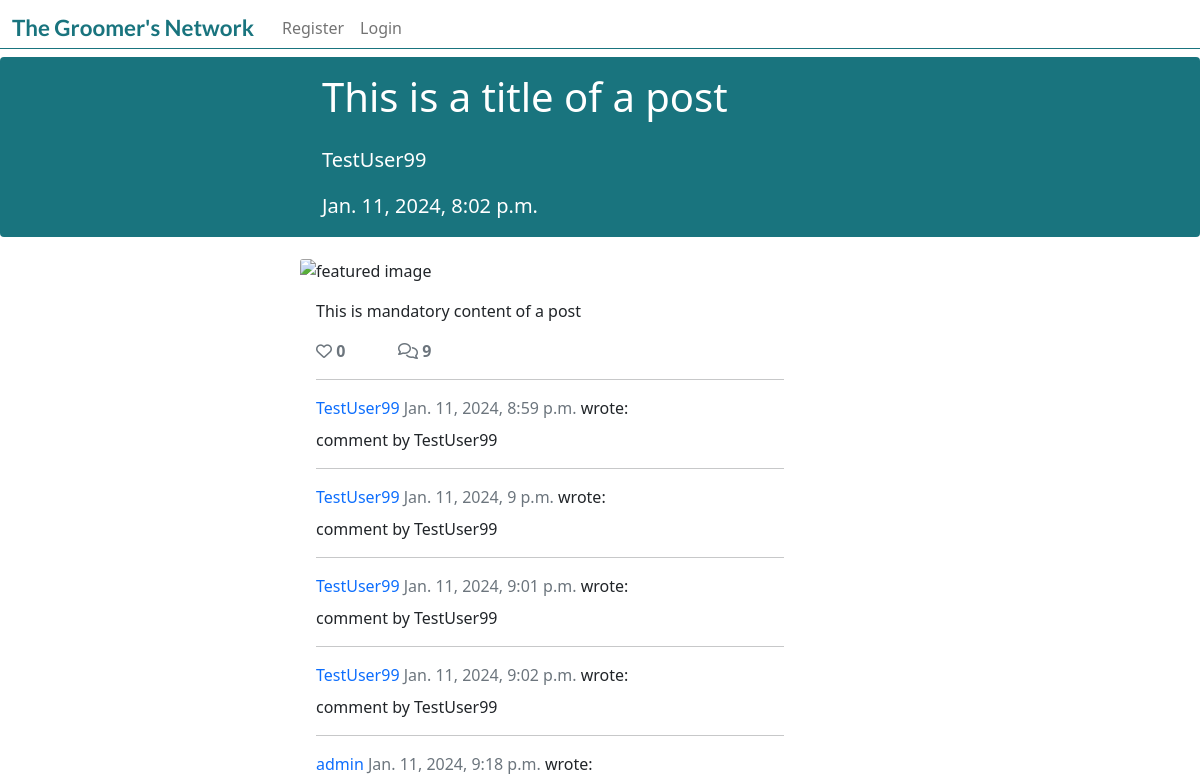
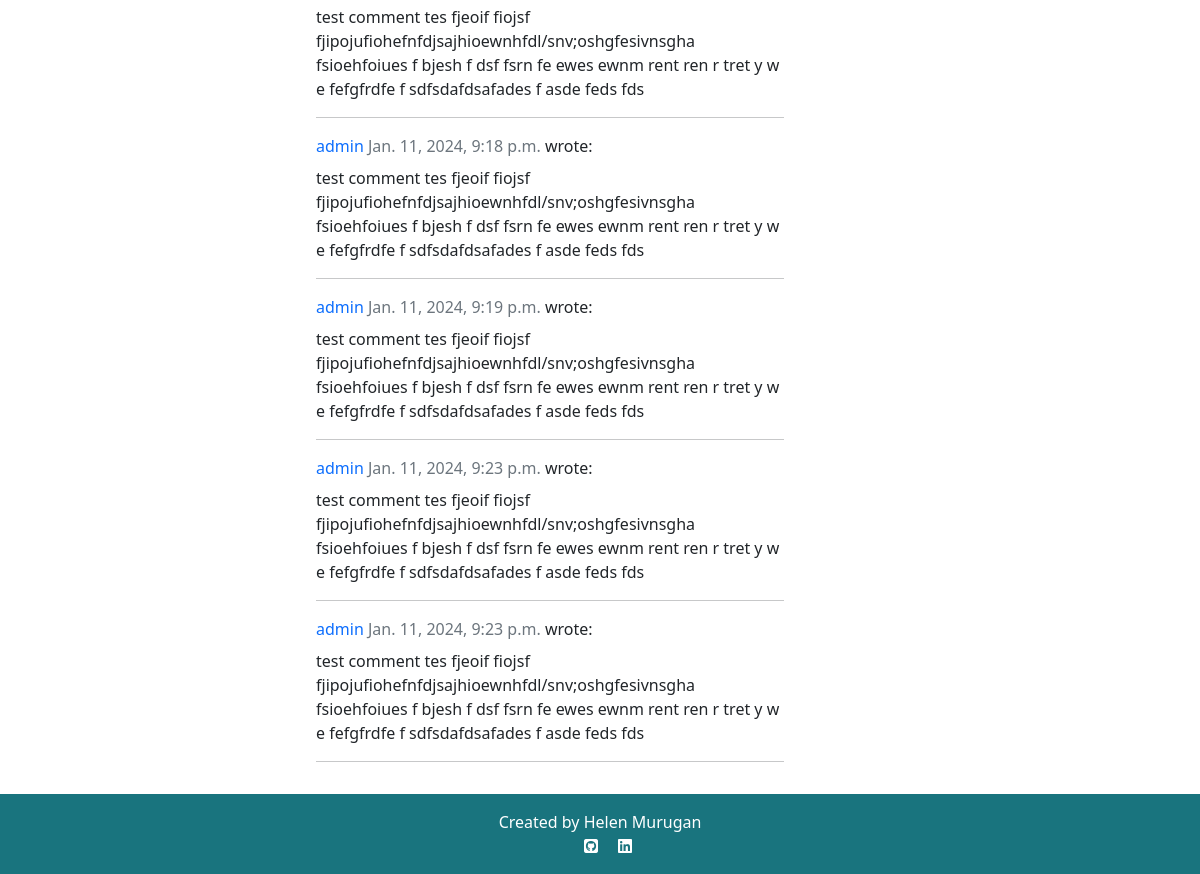
/posts/this-is-a-title-of-a-post-20240111200256/, run on an earlier commit of the app's database (2 pictures, top to bottom).
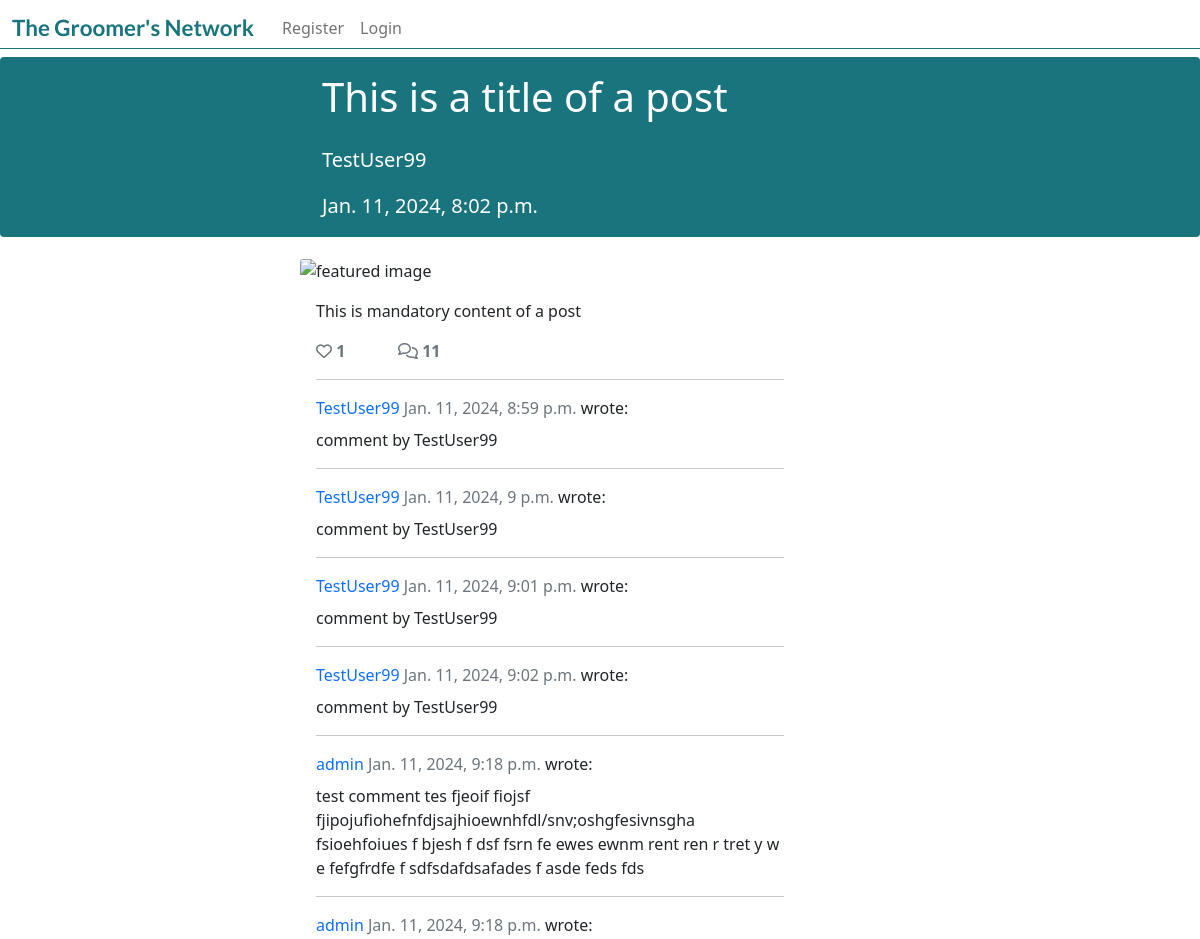
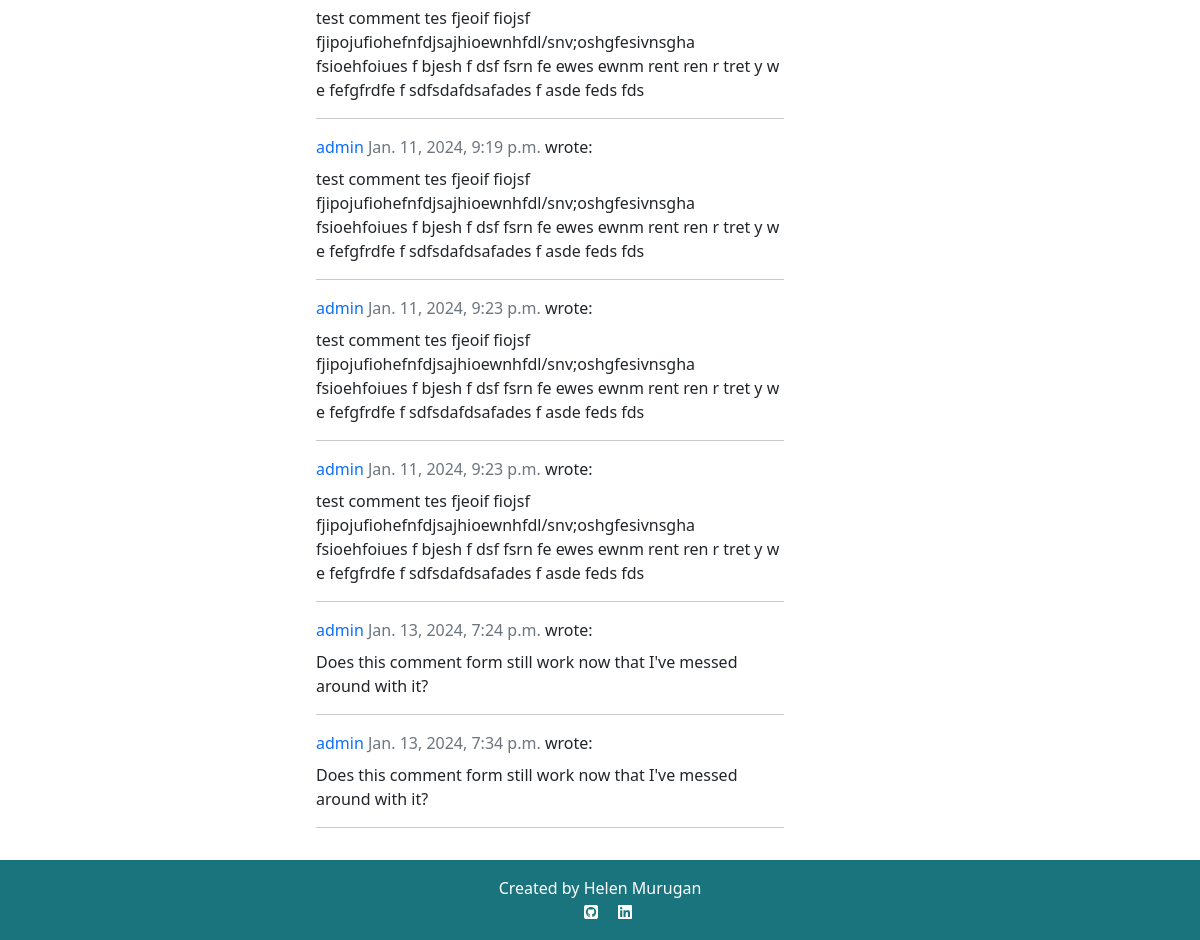
And on a later commit of the database (2 pictures, top to bottom).
### post/models.py (models this page shows, shortened)
class Post(models.Model):
    title = models.CharField(
        max_length=150,
        verbose_name="Title",
        )
    slug = models.SlugField(
        max_length=150,
        unique=True
        )
    author = models.ForeignKey(
        User,
        on_delete=models.CASCADE,
        related_name="post_posts"
    )
    content = models.TextField(
        blank=False,
        null=False,
    )
    featured_image = CloudinaryField(
        'image',
        default='placeholder',
        blank=True,
        null=True,
        )
    tagline = models.CharField(
        max_length=200,
        null=True,
        blank=True,
    )
    created_on = models.DateTimeField(
        auto_now_add=True
        )
    updated_on = models.DateTimeField(
        auto_now=True
        )
    likes = models.ManyToManyField(
        User,
        related_name='post_likes',
        blank=True,
        )
    class Meta:
        ordering = ["-created_on"]
    def number_of_likes(self):
        return self.likes.count()

class Comment(models.Model):
    post = models.ForeignKey(
        Post,
        on_delete=models.CASCADE,
        related_name="comments"
        )
    name = models.CharField(
        blank=True,
        null=True,
        max_length=80
        )
    author = models.ForeignKey(
        User,
        on_delete=models.CASCADE,
        related_name="post_comment"
        )
    body = models.TextField()
    created_on = models.DateTimeField(
        auto_now_add=True
    )
    approved = models.BooleanField(default=True)
    class Meta:
        ordering = ["created_on"]

### post/views.py (the view, shortened to what this page needs)
class PostDetail(View):
    def get(self, request, slug, *args, **kwargs):
        queryset = Post.objects
        post = get_object_or_404(queryset, slug=slug)
        comments = post.comments.filter(approved=True).order_by("created_on")
        liked = False
        if post.likes.filter(id=self.request.user.id).exists():
            liked = True
        return render(
            request,
            "post_detail.html",
            {
                "post": post,
                "comments": comments,
                "liked": liked,
                "comment_form": CommentForm(),
            },
        )

### templates/post_detail.html (shortened to what this page needs)
{% extends 'base.html' %}
{% block content %}
{% load crispy_forms_tags %}
<div class="container-fluid masthead">
    <div class="row">
        <div class="card masthead-text">
            <div class="card-body col-xl-5 offset-xl-3 col-md-8 offset-md-2">
                <h1 class="card-title mb-4">{{ post.title }}</h1>
                <p class="card-text masthead-subheading">
                    <a href="{% url 'profile' post.author %}" class="no-decoration masthead-author">
                        {{ post.author }}
                    </a>
                </p>
                <p class="card-text masthead-subheading">{{ post.created_on }}</p>
            </div>
        </div>
    </div>
</div>
<div class="card col-xl-5 offset-xl-3 col-md-8 offset-md-2">
    <div class="card-img-top">
        {% if "placeholder" in post.featured_image.url %}
        <img class="card-img-top"
            src="/static/images/labrador-placeholder-grey-bkgd.png"
            alt="placeholder AI image of yellow labrador running with grey background">
        {% else %}
        <img class="card-img-top" src=" {{ post.featured_image.url }}"
            alt="featured image">
        {% endif %}
    </div>
    <div class="card-body">
        <p class="card-text">
            {{ post.content | safe }}
        </p>
        <div class="row">
            <div class="col-2">
                <strong>
                    {% if user.is_authenticated %}
                    <form class="d-inline" action="{% url 'post_like' post.slug %}" method="POST">
                        {% csrf_token %}
                        {% if liked %}
                        <button type="submit" name="post_id" value="{{post.slug}}" class="btn-like" aria-label="heart icon liked"><i class="fas fa-heart"></i></button>
                        {% else %}
                        <button type="submit" name="post_id" value="{{post.slug}}" class="btn-like" aria-label="heart icon not liked"><i class="far fa-heart"></i></button>
                        {% endif %}
                    </form>
                    {% else %}
                    <span class="text-secondary"><i class="far fa-heart"></i></span>
                    {% endif %}
                <span class="text-secondary">{{ post.number_of_likes }} </span>
                </strong>
            </div>
            <div class="col-2">
                {% with comments.count as total_comments %}
                <strong class="text-secondary"><i class="far fa-comments"></i>
                    {{ total_comments }}</strong>
                {% endwith %}
            </div>
        </div>
        <div class="row">
            <div class="col">
                <hr>
            </div>
        </div>
        <div>
            <div>
                {% for comment in comments %}
                <div class="mb-2">
                    <p class="mb-2">
                        <a href="{% url 'profile' comment.name %}" class="no-decoration">
                            {{ comment.name }}
                        </a>
                        <span class="text-muted">
                            {{ comment.created_on }}
                        </span>
                        wrote:
                    </p>
                    {{ comment.body | safe }}
                </div>
                <div>
                    <hr>
                </div>
                {% endfor %}
            </div>
        </div>
    </div>
</div>
{% endblock content %}

What changed in the data, as far as the page shows it:
computed for Post "This is a title of a post": number_of_likes "0" → "1"
added Comment: name "admin", created_on "Jan. 13, 2024, 7:24 p.m.", body "Does this comment form still work now that I've messed around with it?"
added Comment: name "admin", created_on "Jan. 13, 2024, 7:34 p.m.", body "Does this comment form still work now that I've messed around with it?"
Also different on the page:
{{ total_comments }}: "9" → "11"
